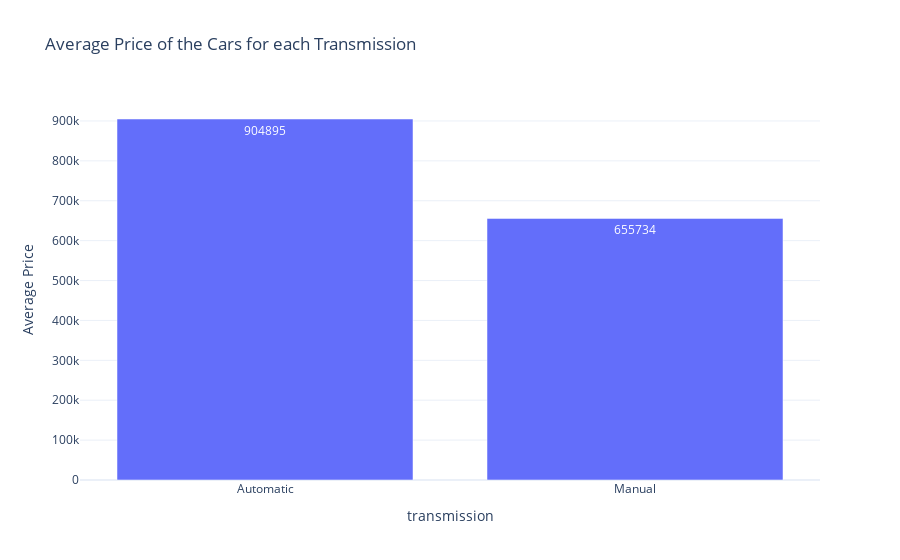

Here is the notebook cell this chart was saved with:
### Code cell
# What is the most common transmission for among the cars?

transmission = df.groupby('transmission')['price'].mean().astype(int)
print((transmission).sort_values(ascending=False))

# create a  figure of this.
fig = px.bar(df.groupby('transmission')['price'].mean().astype(int),
             x=df.groupby('transmission')['price'].mean().astype(int).index,
             y=df.groupby('transmission')['price'].mean().astype(int).values,
             title='Average Price of the Cars for each Transmission',
             labels={'x':'transmission','y':'Average Price'},
             text=df.groupby('transmission')['price'].mean().astype(int).values,
             template='plotly_white')
fig.show()

# save this figure in this ipynb file
# fig.write_image('Average Price of the Cars for each Transmission.png')
from IPython.display import Image
Image(filename='Average Price of the Cars for each Transmission.png')

### Figure 1 — Plotly figure (JSON) as saved in the notebook; plotly's stock layout.template omitted (floating-point values rounded to 4 significant figures)
{"data": [{"alignmentgroup": "True", "hovertemplate": "transmission=%{x}<br>Average Price=%{y}<br>text=%{text}<extra></extra>", "legendgroup": "", "marker": {"color": "#636efa", "pattern": {"shape": ""}}, "name": "", "offsetgroup": "", "orientation": "v", "showlegend": false, "text": [904895, 655734], "textposition": "auto", "type": "bar", "x": ["Automatic", "Manual"], "xaxis": "x", "y": [904895, 655734], "yaxis": "y"}], "layout": {"barmode": "relative", "legend": {"tracegroupgap": 0}, "title": {"text": "Average Price of the Cars for each Transmission"}, "xaxis": {"anchor": "y", "domain": [0, 1], "title": {"text": "transmission"}}, "yaxis": {"anchor": "x", "domain": [0, 1], "title": {"text": "Average Price"}}}}
